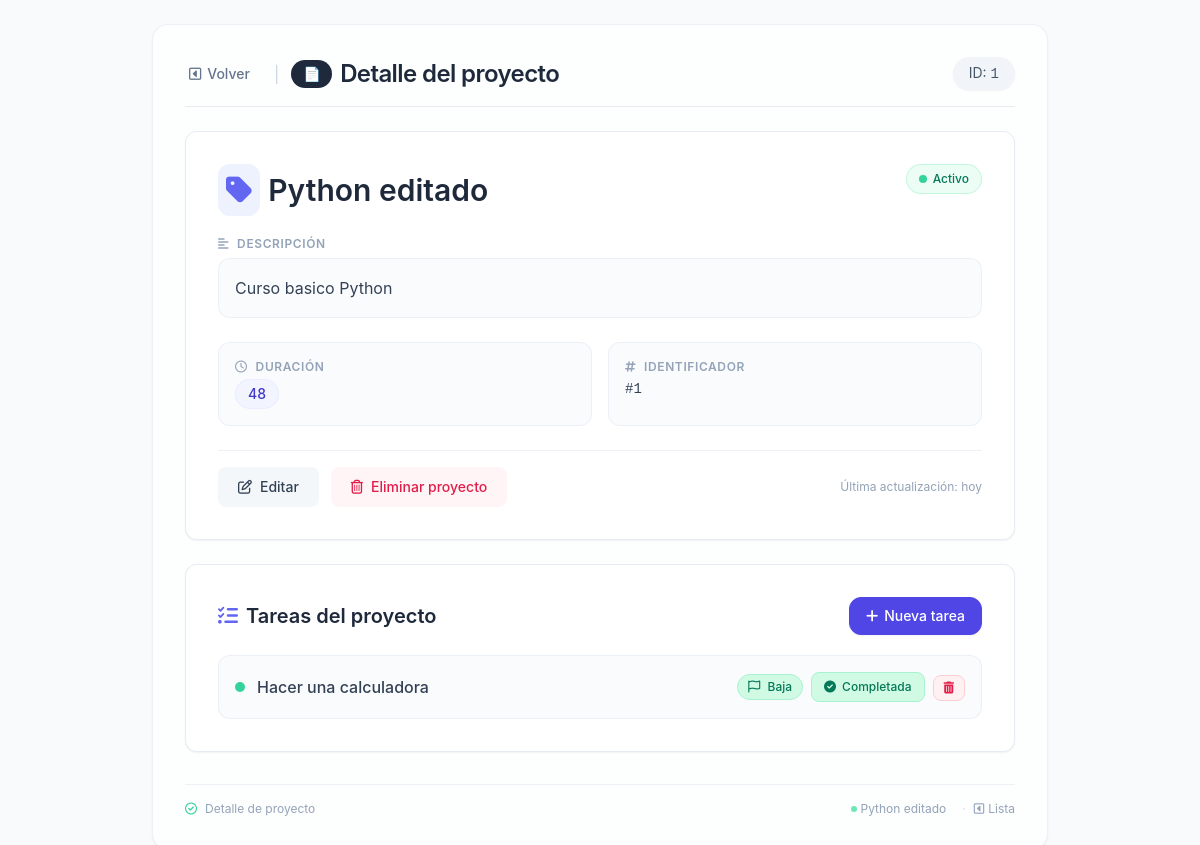
/proyectos/1/, run on an earlier commit of the app's database.
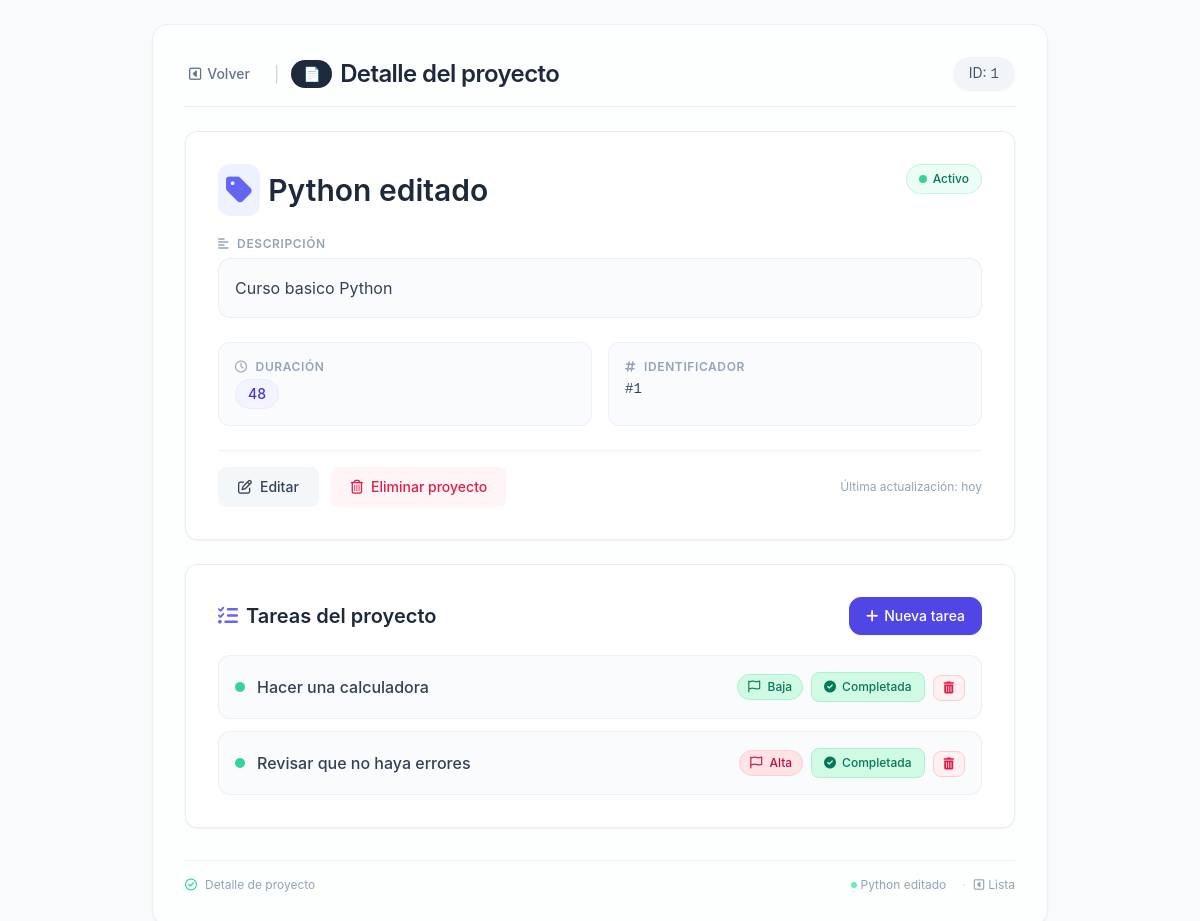
And on a later commit of the database.
### gestor_proyectos/models.py (models this page shows, shortened)
class Tarea(models.Model):
    PRIORIDAD_CHOICES = [
        ('BAJA', 'Baja'),
        ('MEDIA', 'Media'),
        ('ALTA', 'Alta'),
    ]
    ESTADO_CHOICES = [
        ('PENDIENTE', 'Pendiente'),
        ('EN_PROGRESO', 'En progreso'),
        ('COMPLETADA', 'Completada'),
    ]
    proyecto = models.ForeignKey(
        Proyecto,
        on_delete=models.CASCADE,
        related_name='tareas'
    )
    titulo = models.CharField(max_length=50)
    prioridad = models.CharField(
        max_length=10,
        choices=PRIORIDAD_CHOICES,
        default='MEDIA'
    )
    estado = models.CharField(
        max_length=11,
        choices=ESTADO_CHOICES,
        default='PENDIENTE'
    )

### gestor_proyectos/views.py (the view)
# urls.py: path('proyectos/<int:id>/', views.ver_proyecto, name='ver_proyecto'),
def ver_proyecto(request, id):
    proyecto = Proyecto.objects.get(id=id)
    print(proyecto.tareas.all)
    return render(request, 'detalle_proyecto.html', {'proyecto': proyecto})

### gestor_proyectos/templates/detalle_proyecto.html (shortened to what the changed rows need)
<!DOCTYPE html>
<html lang="es">
<head>
    <script src="https://cdn.tailwindcss.com"></script>
    <link rel="stylesheet" href="https://cdnjs.cloudflare.com/ajax/libs/font-awesome/6.0.0-beta3/css/all.min.css" />
</head>
<body class="antialiased text-slate-700 p-4 md:p-6">
    <main class="max-w-4xl mx-auto bg-white/70 backdrop-blur-sm rounded-2xl shadow-sm p-6 md:p-8 border border-slate-200/60">
        <div class="flex flex-wrap items-center justify-between gap-4 mb-6 border-b border-slate-200/80 pb-4">
            <div class="flex items-center gap-3">
                <h1 class="text-2xl font-semibold tracking-tight text-slate-800 flex items-center gap-2">
                    <span class="bg-slate-800 text-white text-sm font-medium px-3 py-1 rounded-full">📄</span>
                    Detalle del proyecto
                </h1>
            </div>
        </div>
        <div class="detalle-card bg-white border border-slate-200/80 rounded-xl p-6 md:p-8 shadow-sm">
            <div class="flex flex-wrap items-start justify-between gap-4 mb-5">
                <h2 class="text-2xl md:text-3xl font-semibold text-slate-800 break-words flex items-center gap-2">
                    <span class="bg-indigo-50 p-2 rounded-xl text-indigo-500">
                        <i class="fa-solid fa-tag"></i>
                    </span>
                    {{ proyecto.nombre }}
                </h2>
            </div>
        </div>
        <div class="mt-6 bg-white border border-slate-200/80 rounded-xl p-6 md:p-8 shadow-sm">
            <div class="flex items-center justify-between gap-4 mb-5">
                <h2 class="text-xl font-semibold text-slate-800 flex items-center gap-2">
                    <i class="fa-solid fa-list-check text-indigo-500"></i>
                    Tareas del proyecto
                </h2>
            </div>
            <ul class="space-y-3">
                {% for tarea in proyecto.tareas.all %}
                    <li class="flex flex-col sm:flex-row items-start sm:items-center gap-2 p-4 bg-slate-50/70 rounded-xl border border-slate-200/60 hover:border-indigo-200 transition-colors">
                        <div class="flex items-center gap-3 flex-1 min-w-0 w-full sm:w-auto">
                            <span class="w-2.5 h-2.5 rounded-full flex-shrink-0
                                {% if tarea.estado == 'COMPLETADA' %}bg-emerald-400
                                {% elif tarea.estado == 'EN_PROGRESO' %}bg-amber-400
                                {% else %}bg-slate-400{% endif %}">
                            </span>
                            <span class="font-medium text-slate-700 truncate">{{ tarea.titulo }}</span>
                        </div>
                        <div class="flex flex-wrap items-center gap-2 w-full sm:w-auto ml-0 sm:ml-auto">
                            <span class="text-xs font-medium px-2.5 py-1 rounded-full
                                {% if tarea.prioridad == 'ALTA' %}bg-rose-100 text-rose-700 border border-rose-200
                                {% elif tarea.prioridad == 'MEDIA' %}bg-amber-100 text-amber-700 border border-amber-200
                                {% else %}bg-emerald-100 text-emerald-700 border border-emerald-200{% endif %}">
                                <i class="fa-regular fa-flag mr-1"></i>
                                {{ tarea.get_prioridad_display }}
                            </span>
                            <form action="{% url 'avanzar_estado_tarea' tarea.id %}" method="post" class="inline">
                                <button type="submit"
                                        class="btn-tarea inline-flex items-center gap-1.5 px-3 py-1.5 text-xs font-medium rounded-lg transition-colors
                                        {% if tarea.estado == 'COMPLETADA' %}
                                            bg-emerald-100 text-emerald-700 hover:bg-emerald-200 border border-emerald-200
                                        {% elif tarea.estado == 'EN_PROGRESO' %}
                                            bg-amber-100 text-amber-700 hover:bg-amber-200 border border-amber-200
                                        {% else %}
                                            bg-slate-100 text-slate-600 hover:bg-slate-200 border border-slate-200
                                        {% endif %}">
                                    {% if tarea.estado == 'COMPLETADA' %}
                                        <i class="fa-solid fa-circle-check"></i>
                                        {{ tarea.get_estado_display }}
                                    {% else %}
                                        <i class="fa-regular fa-circle-right"></i>
                                        {% if tarea.estado == 'PENDIENTE' %}Iniciar{% else %}Avanzar{% endif %}
                                    {% endif %}
                                </button>
                            </form>
                            <form action="{% url 'eliminar_tarea' tarea.id %}" method="post" class="inline">
                                <button onclick="return confirm('¿Estás seguro de eliminar esta tarea?')"
                                        type="submit"
                                        class="btn-tarea inline-flex items-center gap-1.5 px-2.5 py-1.5 text-xs font-medium rounded-lg transition-colors
                                        bg-rose-50 text-rose-600 hover:bg-rose-100 border border-rose-200">
                                    <i class="fa-solid fa-trash-can"></i>
                                </button>
                            </form>
                        </div>
                    </li>
                {% empty %}
                    <li class="text-center text-slate-400 py-8">
                        <i class="fa-regular fa-circle-check text-3xl block mb-3 text-slate-300"></i>
                        <p class="text-sm">Este proyecto aún no tiene tareas.</p>
                        <p class="text-xs mt-1">Haz clic en "Nueva tarea" para comenzar</p>
                    </li>
                {% endfor %}
            </ul>
        </div>
    </main>
</body>
</html>

What changed in the data, as far as the page shows it:
added Tarea: titulo "Revisar que no haya errores", prioridad "Alta", estado "Completada"
